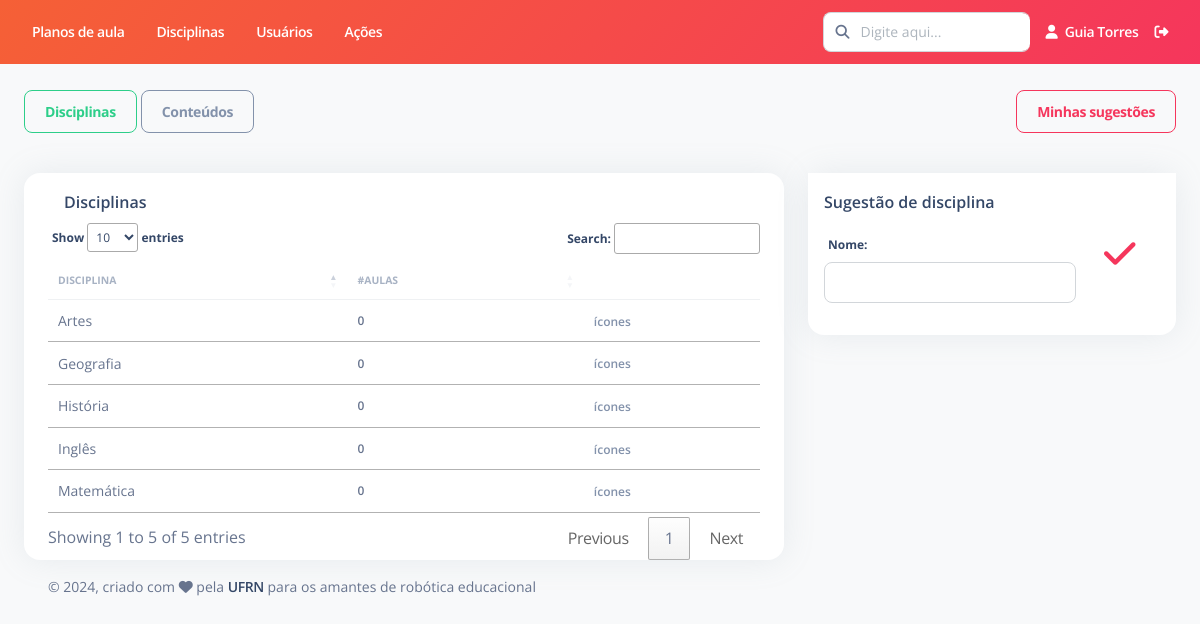
Page /disciplina/listar/ (signed in) on the earlier database version.
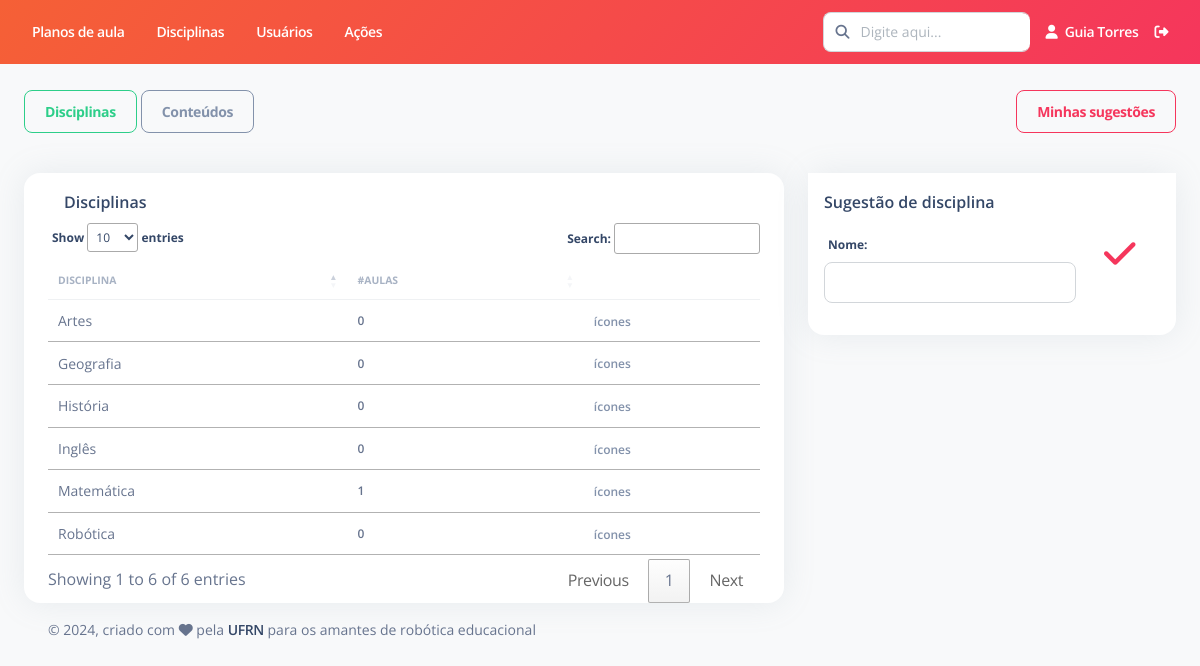
Same page on the later database version.
### Disciplina/models.py (models this page shows)
class Disciplina(models.Model):
    nome = models.CharField(max_length=200, verbose_name="Nome")
    status = models.CharField(max_length=7, choices=STATUS, default='Ativo')
    def __str__(self):
        return self.nome
    class Meta:
        ordering = ['nome']
        verbose_name = "Disciplina"
        verbose_name_plural = "Disciplinas"

### Disciplina/views.py (the view)
# urls.py: path('listar/', views.ListarTodasAcoes.as_view(), name='listar'),
@login_required
def listar(request):
    planos_aula = PlanoAula.objects.filter(status=True)
    disciplinas = Disciplina.objects.filter(status="Ativo")
    conteudos = Conteudo.objects.filter(status="Ativo")
    informacoes = {
        'lista_disciplinas': encontrar_planos_aula_disciplina(planos_aula, list(disciplinas)),
        'lista_conteudos': conteudos,
    }
    return render(request, "Disciplina/listar.html", informacoes)

### rap/views.py (called while the page is built)
def encontrar_planos_aula_disciplina(planos_aula, disciplinas):
    inf_disciplinas = []
    for disciplina in disciplinas:
        informacoes = []
        informacoes.append(disciplina)
        informacoes.append(0)
        inf_disciplinas.append(informacoes)
    for plano_aula in planos_aula:
        disciplinas_pa = []
        for conteudo in plano_aula.conteudos.all():
            if conteudo.disciplina not in disciplinas_pa:
                disciplinas_pa.append(conteudo.disciplina)
        for disciplina in disciplinas_pa:
            indice = disciplinas.index(disciplina)
            inf_disciplinas[indice][1] += 1
    return inf_disciplinas

### templates/Disciplina/listar.html (shortened to what this page needs)
{% extends "Base/base.html" %}
{% load static %}
{% block conteudo %}
<br>
<div class="d-flex justify-content-between">
  <div>
    <button id="btn_disciplina" class="btn btn-outline-success" onclick="mostrar_disciplinas()">Disciplinas</button>
    <button id="btn_conteudo" class="btn btn-outline-secondary" onclick="mostrar_conteudos()">Conteúdos</button>
  </div>
  <div>
    <a href="{% url 'disciplina:listar_sugestoes_usuario' pk=user.id %}" class="btn btn-outline-danger">Minhas sugestões</a>
  </div>
</div>
<div id="div_disciplina">
<div class="row mt-4">
  <div class="col-lg-8 col-md-12 mb-lg-0 mb-4">
    <div class="card container">
      <div class="card-header pb-0 p-3">
        <div class="d-flex justify-content-between">
          <h6 class="mb-2">Disciplinas</h6>
        </div>
      </div>
      <div class="table-responsive">
          <table id="tabela_disciplinas" class="table align-items-center" cellspacing="0">
            <thead>
              <tr>
                <th class="text-uppercase text-secondary text-xxs font-weight-bolder opacity-7">Disciplina</th>
                <th class="text-uppercase text-secondary text-xxs font-weight-bolder opacity-7">#Aulas</th>
                <th class="text-uppercase text-secondary text-xxs font-weight-bolder opacity-7"></th>
              </tr>
            </thead>
            <tbody>
                {% for disciplina in lista_disciplinas %}
                    <tr>
                        <td><p class="text-sm mb-0">{{disciplina.0.nome}}</p></td>
                        <td><p class="text-xs font-weight-bold mb-0">{{disciplina.1}}</p></td>
                        <td><span class="text-secondary text-xs font-weight-bold">ícones</span></td>
                    </tr>
                {% endfor %}
            </tbody>
          </table>
      </div>
    </div>
  </div>
  <div class="col-lg-4 mb-lg-0 mb-4">
    <div class="card">
      <form id="form_disciplina">
        <div class="card-header pb-0 p-3">
          <h6 class="mb-0">Sugestão de disciplina</h6>
        </div>
        <div class="card-body p-3">
          <div class="d-flex justify-content-between">
            <div class="col-md-9 form-group">
                <label for="example-text-input" class="form-control-label">Nome: </label>
                <input id="disciplina_text" class="form-control" type="text">
            </div>
            <div class="col-md-2">
              <a onclick="sugerir_disciplina()">
                <i class="fa fa-check h2 font-weight-bolder text-danger"></i>
              </a>
            </div>
          </div>
        </div>
      </form>
    </div>
  </div>
</div>
</div>
{% endblock %}

Differences in the rows shown:
computed for Disciplina "Matemática": disciplina "0" → "1"
added Disciplina: nome "Robótica", disciplina "0"
Other differences:
text written by a page script: "Show entries Search: Showing 1 to 5 of 5 entries Previous 1 Next" → "Show entries Search: Showing 1 to 6 of 6 entries Previous 1 Next"
